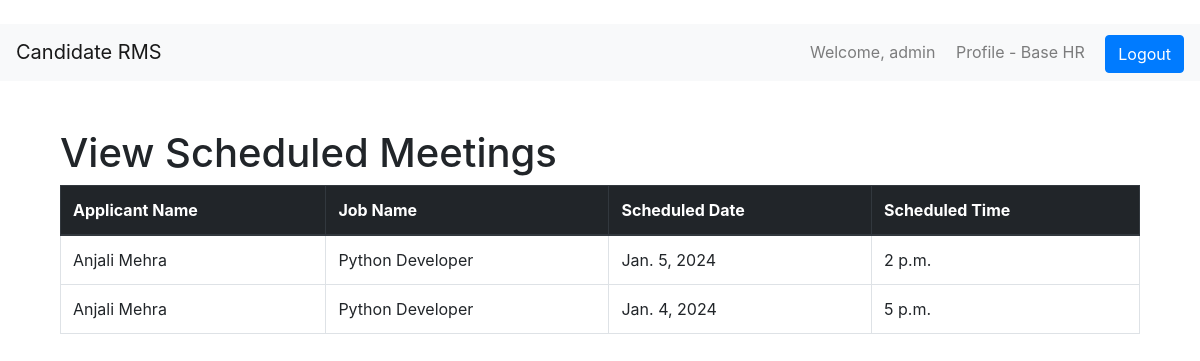
/view_scheduled_meetings/ (signed in), run on the app's committed database.
### main/models.py (models this page shows, shortened)
class MeetingSchedule(models.Model):
    job_application = models.ForeignKey('JobApplication', on_delete=models.CASCADE)
    scheduled_by = models.ForeignKey(User, on_delete=models.CASCADE, null=True, blank=True)
    scheduled_meet_date = models.DateField(null=True, blank=True)
    scheduled_meet_time = models.TimeField(null=True, blank=True)
    scheduled_meet_link = models.URLField(max_length=200, null=True, blank=True)
    scheduled_meet_attendees = models.ManyToManyField(User, related_name='meeting_attendees', blank=True)
    logs = models.DateTimeField(auto_now_add=True, null=True, blank=True)

class JobApplication(models.Model):
    user = models.ForeignKey(User, on_delete=models.CASCADE)
    job = models.ForeignKey(Job, on_delete=models.CASCADE, null=True)
    f_name = models.CharField(max_length=100)
    l_name = models.CharField(max_length=100)
    gender = models.CharField(max_length=20)
    username = models.CharField(max_length=100)
    email = models.EmailField(max_length=100)
    ph_num = PhoneNumberField()
    linkedin = models.URLField(max_length=200)
    github = models.URLField(max_length=200)
    resume = models.FileField(upload_to='resumes')
    hear = models.CharField(max_length=100)
    current_city = models.CharField(max_length=100)
    postal_code = models.CharField(max_length=10)
    available_date = models.DateField()
    logs = models.DateTimeField(auto_now_add=True, null=True, blank=True)
    hr_is_accepted = models.BooleanField(default=False)
    teamlead_is_accepted = models.BooleanField(default=False)
    manager_is_accepted = models.BooleanField(default=False)
    mainHr_is_accepted = models.BooleanField(default=False)
    mainHr_to_hr = models.BooleanField(default=False)
    meetscheduled_by_hr = models.BooleanField(default=False)
    slug = models.SlugField(unique=True, blank=True, null=True)
    logsjson = models.TextField(blank=True, null=True)
    first_view = models.BooleanField(default=False)

class Job(models.Model):
    job_name = models.CharField(max_length=255)
    job_release_date = models.DateField()
    job_closing_date = models.DateField()
    job_location = models.CharField(max_length=255)
    about_company = models.TextField()
    project_role = models.CharField(max_length=255)
    project_role_desc = models.TextField()
    work_experience = models.PositiveIntegerField()
    must_have_skills = models.TextField()
    good_to_have_skills = models.TextField()
    job_requirements = models.TextField()
    qualifications = models.TextField()
    types = [
        ('FullTime', 'FullTime'),
        ('PartTime', 'PartTime'),
        ('Internship', 'Internship')
    ]
    job_type = models.CharField(max_length=100, choices=types)
    released_by = models.ForeignKey(User, on_delete=models.CASCADE, null=True, blank=True)
    slug = AutoSlugField(populate_from='job_name', unique=True, null=True, blank=True)

### main/views.py (the view)
# urls.py: path('view_scheduled_meetings/', ViewScheduledMeetings.as_view(), name='view_scheduled_meetings'),
class ViewScheduledMeetings(UserPassesTestMixin, View):
    template_name = 'view_scheduled_meetings.html'
    def test_func(self):
        user = self.request.user
        return user.is_authenticated and (user.profile.is_hr or user.profile.is_teamlead or user.profile.is_teamMember)
    def get(self, request):
        user = self.request.user
        if user.profile.is_hr:
            meetings = MeetingSchedule.objects.filter(scheduled_by=user)
        elif user.profile.is_teamlead:
            meetings = MeetingSchedule.objects.filter(scheduled_meet_attendees=user)
        elif user.profile.is_teamMember:
            meetings = MeetingSchedule.objects.filter(scheduled_meet_attendees=user)
        else:
            meetings = MeetingSchedule.objects.none()
        return render(request, self.template_name, {'meetings': meetings})

### templates/view_scheduled_meetings.html (shortened to what this page needs)
{% extends 'base.html' %}
{% block content %}
    <div class="container mt-5">
      <h1>View Scheduled Meetings</h1>
      <table class="table table-bordered">
        <thead class="thead-dark">
          <tr>
            <th scope="col">Applicant Name</th>
            <th scope="col">Job Name</th>
            <th scope="col">Scheduled Date</th>
            <th scope="col">Scheduled Time</th>
          </tr>
        </thead>
        <tbody>
          {% for meeting in meetings %}
            <tr>
              <td>{{ meeting.job_application.f_name }} {{ meeting.job_application.l_name }}</td>
              <td>{{ meeting.job_application.job.job_name }}</td>
              <td>{{ meeting.scheduled_meet_date }}</td>
              <td>{{ meeting.scheduled_meet_time }}</td>
             </tr>
          {% endfor %}
        </tbody>
      </table>
    </div>
{% endblock %}

### templates/base.html (shortened to what this page needs)
<!DOCTYPE html>
<html lang="en">
<head>
    <link rel="stylesheet" href="https://stackpath.bootstrapcdn.com/bootstrap/4.3.1/css/bootstrap.min.css">
<link rel="stylesheet" href="https://maxcdn.bootstrapcdn.com/bootstrap/4.0.0/css/bootstrap.min.css">
<link rel="stylesheet" href="https://cdnjs.cloudflare.com/ajax/libs/fullcalendar/3.10.2/fullcalendar.min.css" />
</head>
<body>
    <br>
    <nav class="navbar navbar-expand-lg navbar-light bg-light">
        <a class="navbar-brand" href="{% url 'home' %}">Candidate RMS</a>
        <div class="collapse navbar-collapse" id="navbarNav">
            <ul class="navbar-nav ml-auto">
                <li class="nav-item">
                    {% if user.is_authenticated %}
                        <span class="navbar-text mr-3">Welcome, {{ user.username }}</span>
                        {% if request.user.profile.is_hr %}
                        <span class="navbar-text mr-3">Profile - Base HR</span>
                        {% elif request.user.profile.is_teamlead %}
                        <span class="navbar-text mr-3">Profile - Team Lead</span>
                        {% elif request.user.profile.is_teamMember %}
                        <span class="navbar-text mr-3">Profile - Team Member</span>
                        {% elif request.user.profile.is_manager %}
                        <span class="navbar-text mr-3">Profile - Manager</span>
                        {% elif request.user.profile.is_mainHr %}
                        <span class="navbar-text mr-3">Profile - Main HR</span>
                        {% elif request.user.profile.is_onboardingHr %}
                        <span class="navbar-text mr-3">Profile - Onboarding HR</span>
                        {% else %}
                        <span class="navbar-text mr-3">Profile - Applicant</span>
                        {% endif %}
                        <a class="btn btn-primary" href="{% url 'custom_logout' %}">Logout</a>
                    {% else %}
                        <a class="btn btn-primary" href="{% url 'custom_login' %}">Login</a>
                    {% endif %}
                </li>
            </ul>
        </div>
    </nav>
    <div class="container mt-5">
        {% block content %}{% endblock %}
    </div>
     <link rel="stylesheet" href="https://cdnjs.cloudflare.com/ajax/libs/fullcalendar/3.10.2/fullcalendar.min.css" />
</body>
</html>

### data on the page
MeetingSchedule: job_application.f_name "Anjali", job_application.l_name "Mehra", job_application.job.job_name "Python Developer", scheduled_meet_date "Jan. 5, 2024", scheduled_meet_time "2 p.m."
MeetingSchedule: job_application.f_name "Anjali", job_application.l_name "Mehra", job_application.job.job_name "Python Developer", scheduled_meet_date "Jan. 4, 2024", scheduled_meet_time "5 p.m."

### other printed values
{{ user.username }} "admin"
